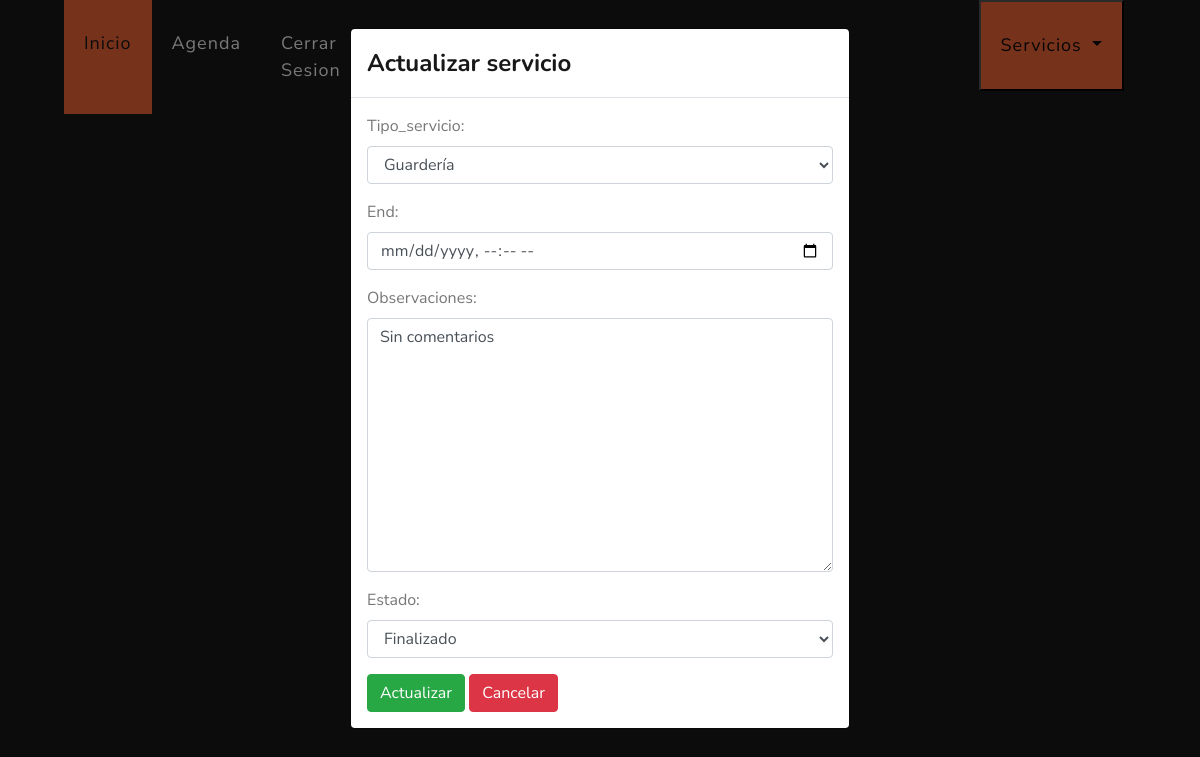
Page /actualizar/servicio/1 (signed in) on the committed database.
### veterinary/models.py (models this page shows, shortened)
class Services(models.Model):
    SERVICES = [('CL', 'Clínica'), ('GU', 'Guardería'), ('PE', 'Peluquería')]
    STATES = [('Activo', 'Activo'), ('Finalizado', 'Finalizado')]
    pet = models.ForeignKey(Pet, on_delete=models.CASCADE, related_name='servicios')
    type = models.CharField(max_length=2, choices=SERVICES, verbose_name='tipo_servicio')
    start = models.DateTimeField(verbose_name='fecha_inicio')
    end = models.DateTimeField(null=True, blank=True, verbose_name='fecha_final')
    details = models.TextField(null=True, blank=True, verbose_name='observaciones')
    state = models.CharField(max_length=10, choices=STATES, verbose_name='Estado', default='Activo')
    total_time = models.IntegerField(null=True, blank=True, verbose_name='Tiempo')

### veterinary/views.py (the view, shortened to what this page needs)
# urls.py: path('actualizar/servicio/<int:id>', views.updateService, name="updateService"),
@login_required(login_url="login")
def updateService(request, id):
    instanceService = Services.objects.get(id=id)
    form = ServiceForm(instance=instanceService)
    return render(request, 'veterinary/updateService.html', {'form': form})

### veterinary/forms.py
class ServiceForm(ModelForm):
    end = DateTimeField(
        widget=DateTimeInput(attrs={'type': 'datetime-local', 'class': 'form-control'}),
        required=False
    )
    class Meta:
        model = Services
        fields = ['type', 'end', 'details', 'state', 'pet', 'total_time']
        widgets = {
            'pet': HiddenInput(attrs={'class': 'form-control', 'readonly': True}),
            'details': Textarea(attrs={'class': 'form-control'}),
            'type': Select(attrs={'class': 'form-control'}),
            'state': Select(attrs={'class': 'form-control'}),
            'total_time': HiddenInput(attrs={'class': 'form-control'})
        }

### templates/veterinary/updateService.html (shortened to what this page needs)
{% extends 'layout/base.html' %}
{% block 'style' %}
{% load static %}
<link rel="stylesheet" href="{% static 'css/estilo.css' %}">
{% endblock %}
{% block 'header' %}
{% include 'layout/partials/headerbase.html' %}
{% endblock %}
{% block 'content' %}
{% if form.instance %}
<div class="modal fade" id="myModal" tabindex="-1" role="dialog" aria-labelledby="myModalLabel" data-backdrop="static" data-keyboard="false">
  <div class="modal-dialog" role="document">
    <div class="modal-content">
      <div class="modal-header">
        <h4 class="modal-title" id="myModalLabel">Actualizar servicio</h4>
      </div>
      <div class="modal-body">
        <form method="post" id="update-form">
          {{ form.as_p }}
          <input type="submit" class="btn btn-success" value="Actualizar">
          <a href="{% url 'home' %}" class="btn btn-danger">Cancelar</a>
        </form>
      </div>
    </div>
  </div>
</div>
{% endif %}
<div class="container-fluid" style="background-color: #181818;">
  <div class="row">
  </div>
</div>
{% endblock %}

### rows in the picture
Services: type "Guardería", details "Sin comentarios", state "Finalizado"
